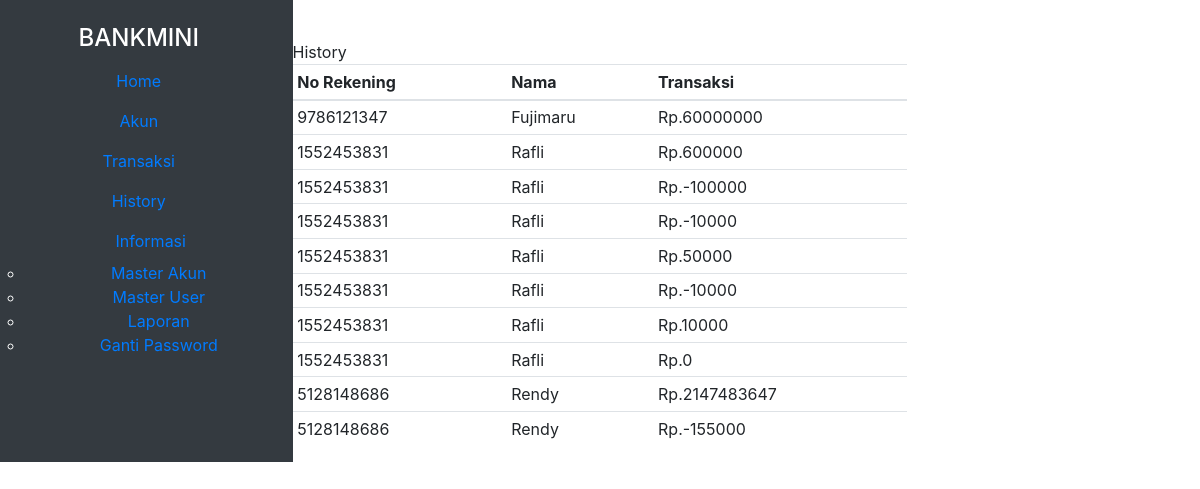
The page /index.php/dashboard/history on the database as committed earlier.
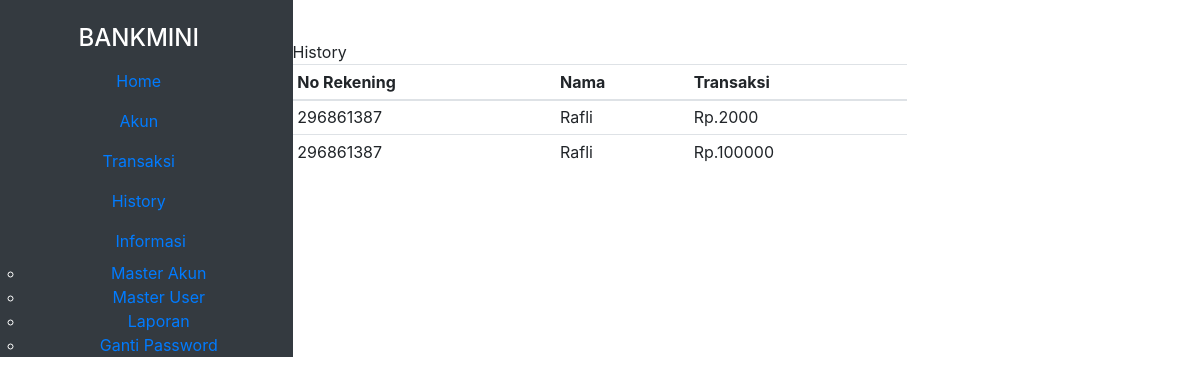
The same page on the database as committed later.
### tables this page shows
CREATE TABLE `transaksi` (
  `id_transaksi` int(11) NOT NULL,
  `id_akun` char(10) NOT NULL,
  `tanggal` date NOT NULL,
  `transaksi` int(11) NOT NULL
);

### application/controllers/Dashboard.php (called while the page is built, shortened)
<?php
class dashboard extends CI_Controller {
    public function __construct(){
        $this->load->helper('url');
        $this->load->helper('date');
        $this->load->library('session');
        $this->load->model('mUser');
        $this->load->model('mTransaksi');
        $this->load->model('mAkun');
    }
    public function history()
    {
        $data['getHistory'] = $this->db->get('history')->result();
        $this->load->view('history',$data);
    }
}

### index.php (called while the page is built, shortened)
<?php
require_once BASEPATH.'core/CodeIgniter.php';

### application/views/history.php (the view)
<?php include "template/header.php" ?>
<div class="body-content">
    <div class="container">
        <div class="row">
            <div class="col-md-8 p-0 m-0">
                <div class="sub">
                    History
                </div>
                <div class="bgtable-L">
                    <table class="table table-sm ">
                        <thead>
                            <tr>
                                <th scope="col">No Rekening</th>
                                <th scope="col">Nama</th>
                                <th scope="col">Transaksi</th>
                            </tr>
                        </thead>
                        <tbody>
                        <?php $no = 1; foreach($getHistory as $row) :?>
                            <tr>
                                <td><?= $row->id_akun ?></td>
                                <td><?= $row->nama ?></td>
                                <td>Rp.<?= $row->transaksi ?></td>
                            </tr>
                        <?php endforeach;?>
                        </tbody>
                    </table>
                </div>
            </div>
        </div>
    </div>
</div>
<?php include "template/footer.php" ?>

Rows that differ between the two databases and show on the page:
removed transaksi: id_akun "9786121347", nama "Fujimaru", transaksi "60000000"
removed transaksi: id_akun "1552453831", nama "Rafli", transaksi "600000"
removed transaksi: id_akun "1552453831", nama "Rafli", transaksi "-100000"
removed transaksi: id_akun "1552453831", nama "Rafli", transaksi "-10000"
removed transaksi: id_akun "1552453831", nama "Rafli", transaksi "50000"
removed transaksi: id_akun "1552453831", nama "Rafli", transaksi "-10000"
removed transaksi: id_akun "1552453831", nama "Rafli", transaksi "10000"
removed transaksi: id_akun "1552453831", nama "Rafli", transaksi "0"
removed transaksi: id_akun "5128148686", nama "Rendy", transaksi "2147483647"
removed transaksi: id_akun "5128148686", nama "Rendy", transaksi "-155000"
added transaksi: id_akun "296861387", nama "Rafli", transaksi "2000"
added transaksi: id_akun "296861387", nama "Rafli", transaksi "100000"
